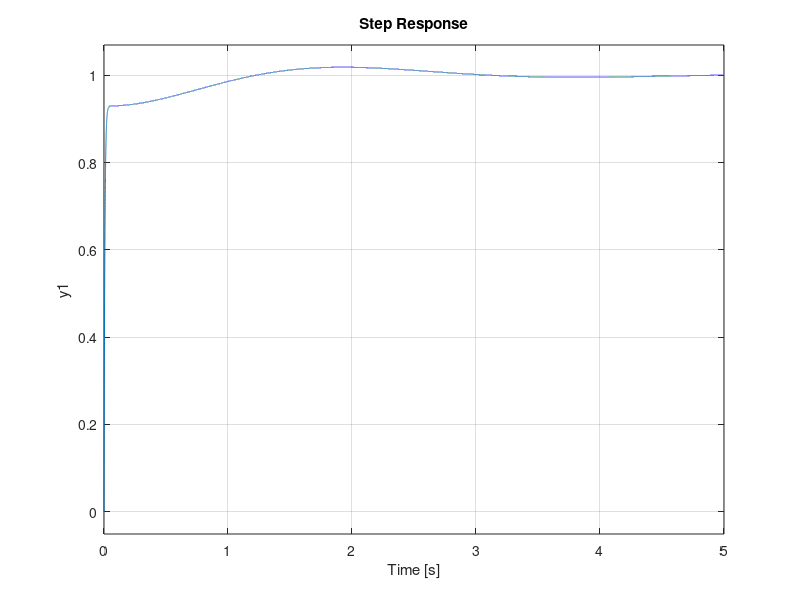

Reproduce this figure in MATLAB.
clc;
clear;

R = 1;
L = 0.5;
K = 0.01;
J = 0.01;
b = 0.1;

s = tf('s');

kp = 75;
% ki = 1;
kd = 0;

P = K/((J*s+b)*(L*s+R)+K^2);

t = 0:0.0001:5;
hold on

for k = [10 50 80 100]
   C = pid(k, k*2.5, k*0.7);
   G = feedback(P*C, 1);
   step(G, t)
end